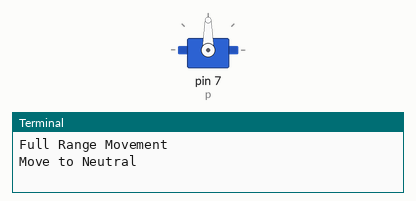
Simulated run of this program. Board: Raspberry Pi (header pin numbers). Parts: servo, the last lines printed to the terminal. Servo angles are drawn from the pulse width (0.5 ms = 0°, 2.5 ms = 180°).

Above: at 0.05 s.
At 2.0 s:
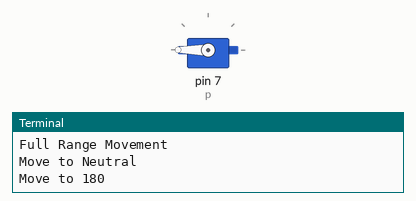
Timing chart, 0 to 4.6 s (numbered marks = the images above):
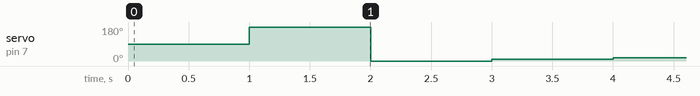

The program:

servo3.py
```python
#!/usr/bin/python3

import RPi.GPIO as GPIO
import time

GPIO.setmode(GPIO.BOARD)
# Connect to pin 7 not GPIO 7
GPIO.setup(7, GPIO.OUT)

p = GPIO.PWM(7, 50)
p.start(7.5)

try:
    while True:
        print("Full Range Movement")
        print("Move to Neutral")
        p.ChangeDutyCycle(7.5)
        time.sleep(1)
        print("Move to 180")
        p.ChangeDutyCycle(12.5)
        time.sleep(1)
        print("Move to 0")
        p.ChangeDutyCycle(2.5)
        time.sleep(1)

        print("Precision Movements")
        print("Move to 9")
        p.ChangeDutyCycle(3)
        time.sleep(1)
        print("Move to 18")
        p.ChangeDutyCycle(3.5)
        time.sleep(1)
        print("Move to 27")
        p.ChangeDutyCycle(4)
        time.sleep(1)
        print("Move to 36")
        p.ChangeDutyCycle(4.5)
        time.sleep(1)
        print("Move to 45")
        p.ChangeDutyCycle(5)
        time.sleep(1)
        print("Move to 54")
        p.ChangeDutyCycle(5.5)
        time.sleep(1)
        print("Move to 63")
        p.ChangeDutyCycle(6)
        time.sleep(1)
        print("Move to 72")
        p.ChangeDutyCycle(6.5)
        time.sleep(1)
        print("Move to 81")
        p.ChangeDutyCycle(7)
        time.sleep(1)

        print("Move to Neutral")
        p.ChangeDutyCycle(7.5)
        time.sleep(1)

        print("Move to 99")
        p.ChangeDutyCycle(8)
        time.sleep(1)
        print("Move to 108")
        p.ChangeDutyCycle(8.5)
        time.sleep(1)
        print("Move to 117")
        p.ChangeDutyCycle(9)
        time.sleep(1)
        print("Move to 126")
        p.ChangeDutyCycle(9.5)
        time.sleep(1)
        print("Move to 135")
        p.ChangeDutyCycle(10)
        time.sleep(1)
        print("Move to 144")
        p.ChangeDutyCycle(10.5)
        time.sleep(1)
        print("Move to 153")
        p.ChangeDutyCycle(11)
        time.sleep(1)
        print("Move to 162")
        p.ChangeDutyCycle(11.5)
        time.sleep(1)
        print("Move to 171")
        p.ChangeDutyCycle(12)
        time.sleep(1)

        print("Move to 180")
        p.ChangeDutyCycle(12.5)
        time.sleep(1)

except KeyboardInterrupt:
    print("stopping program")
    p.stop()

    GPIO.cleanup()
```
